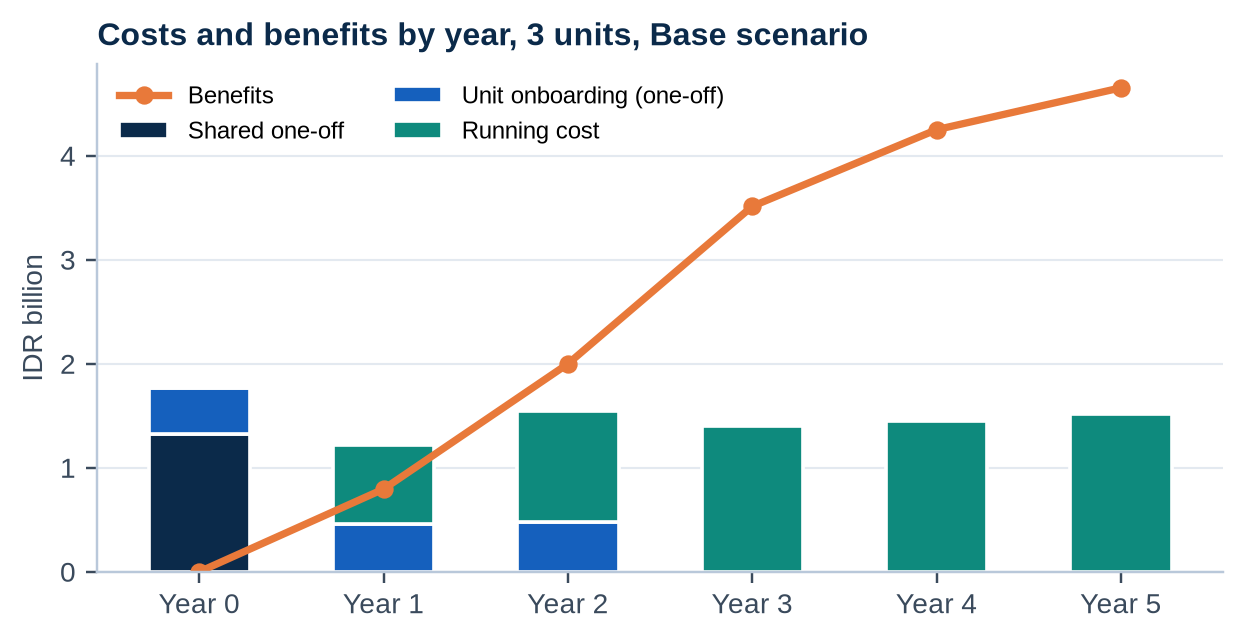
#> input picture finance/img/c_costs.png, 1244 x 641 px
$ python -i engine.py   (imports and definitions only)
#> lines starting #> are read from the running program, lines starting #| are printed output that depends on the picture
"""Manual engine: block DSL -> HTML (for PDF via Chromium) and DOCX (python-docx). One content source for both outputs."""
import os, re, html, json, subprocess, textwrap
from PIL import Image

HERE = os.path.dirname(__file__)
IMG = os.path.join(HERE, "img")
BLD = os.path.join(HERE, "build")
# [1 line not run here, left out]

NAVY, BLUE, TEAL, ORANGE, GREEN, RED, PURPLE, GREY = "#0B2A4A", "#1560BD", "#0E8A7D", "#E8793A", "#2E9E5B", "#D64545", "#6B4FBB", "#6B7A8C"

# ---------------------------------------------------------------- block constructors
def H1(num, title, roles=None, part=None, intro=None): return ("h1", num, title, roles or [], part, intro)
def H2(text): return ("h2", text)
def P(text): return ("p", text)
def STEPS(items): return ("steps", items)
def BUL(items): return ("bul", items)
def FIG(img, caption, call=None, maxh=None): return ("fig", img, caption, call or [], maxh)
def NOTE(kind, text): return ("note", kind, text)
def TABLE(head, rows, widths=None): return ("table", head, rows, widths)
def FLOW(fid, rows, caption): return ("flow", fid, rows, caption)

# ---------------------------------------------------------------- flowchart renderer (SVG)
def _wrap(t, n):
    return textwrap.wrap(t, n) or [""]

# [61 lines left out: functions flow_svg, inline, not called in this run]

def plain(t): return re.sub(r"\*\*(.+?)\*\*", r"\1", re.sub(r"`(.+?)`", r"\1", t))

# ---------------------------------------------------------------- images
_img_cache = {}
def jpg(img, maxw=1400):
    """convert a PNG screenshot to a compact JPEG in build/ and return (path, w, h)"""
    if img in _img_cache: return _img_cache[img]
    src = os.path.join(IMG, img + ".png")
    if not os.path.exists(src):
        raise FileNotFoundError(src)
    im = Image.open(src).convert("RGB"); w, h = im.size
    # trim empty background at the bottom of the capture
    import numpy as np
    a = np.asarray(im).astype(int); bg = a[h - 1, w - 1]; y = h - 1
    while y > int(h * 0.35) and np.abs(a[y, ::4] - bg).max() < 8: y -= 1
    if y < h - 40:
        im = im.crop((0, 0, w, min(h, y + 28))); w, h = im.size
    if w > maxw: im = im.resize((maxw, int(h * maxw / w)), Image.LANCZOS); w, h = im.size
    out = os.path.join(BLD, img + ".jpg"); im.save(out, quality=80, optimize=True)
    _img_cache[img] = (out, w, h); return _img_cache[img]

# ---------------------------------------------------------------- document model
class Doc:
    # [13 lines left out: functions __init__, _number, not called in this run]

CSS = """
@page { size: A4; margin: 0; }
* { box-sizing: border-box; }
body { margin: 0; font-family: Arial, 'Liberation Sans', Helvetica, sans-serif; color: #1B2A3A; font-size: 9.8pt; line-height: 1.42; }
.page { width: 210mm; height: 297mm; padding: 22mm 20mm 20mm 20mm; position: relative; page-break-after: always; overflow: hidden; }
.flow-page { width: 210mm; padding: 0; page-break-after: auto; }
.sheet { padding: 20mm 20mm 22mm 20mm; width: 210mm; }
h1 { font-size: 22pt; color: #0B2A4A; margin: 9mm 0 4mm; line-height: 1.2; page-break-after: avoid; } h1.pb { page-break-before: always; margin-top: 0; }
h1 .num { color: #1560BD; margin-right: 3mm; }
.partband { font-size: 9pt; letter-spacing: 1.5pt; text-transform: uppercase; color: #fff; background: linear-gradient(90deg,#0B2A4A,#1560BD); padding: 2.2mm 4mm; border-radius: 2mm; margin: 0 0 6mm; }
.roles { margin: 0 0 4mm; font-size: 9pt; color: #6B7A8C; }
.roles span.chip { display: inline-block; background: #E6EFFB; color: #1560BD; border: 0.3mm solid #1560BD; padding: 0.4mm 2.4mm; border-radius: 3mm; margin-right: 1.5mm; font-weight: 700; }
.intro { font-size: 11.2pt; color: #0B2A4A; border-left: 1.2mm solid #4FA9CE; padding: 1mm 0 1mm 4mm; margin: 0 0 5mm; }
h2 { font-size: 13pt; color: #0B2A4A; margin: 6mm 0 2.2mm; padding-bottom: 1mm; border-bottom: 0.4mm solid #1560BD; page-break-after: avoid; }
h2 .n { color: #1560BD; margin-right: 2mm; }
p { margin: 0 0 3mm; text-align: left; }
.k { font-family: 'Liberation Mono', monospace; font-size: 9.3pt; background: #F2F6FA; border: 0.2mm solid #D5E0EC; padding: 0 1mm; border-radius: 1mm; }
ol.steps { list-style: none; counter-reset: s; padding: 0; margin: 0 0 4mm; }
ol.steps li { counter-increment: s; position: relative; padding: 0 0 0 9mm; margin: 0 0 2.4mm; min-height: 6mm; }
ol.steps li::before { content: counter(s); position: absolute; left: 0; top: 0.2mm; width: 6mm; height: 6mm; border-radius: 50%; background: #1560BD; color: #fff; font-weight: 700; font-size: 9pt; text-align: center; line-height: 6mm; }
ul.bul { margin: 0 0 4mm; padding-left: 6mm; } ul.bul li { margin-bottom: 1.4mm; }
.fig { margin: 3mm 0 5mm; page-break-inside: avoid; break-inside: avoid; text-align: center; }
.fig .frame { border: 0.3mm solid #B9C8DA; border-radius: 1.5mm; padding: 1mm; background: #fff; display: table; margin: 0 auto; break-inside: avoid; max-width: 100%; box-shadow: 0 0.6mm 1.6mm rgba(11,42,74,.12); }
.fig img { display: block; max-width: 100%; margin: 0 auto; }
.fig .cap { font-size: 9pt; color: #1560BD; font-weight: 700; margin-top: 2mm; text-align: left; }
.legend { text-align: left; margin-top: 2mm; display: grid; grid-template-columns: 1fr 1fr; gap: 1.2mm 6mm; font-size: 9.3pt; }
.legend div { position: relative; padding-left: 7mm; min-height: 5mm; }
.legend b.n { position: absolute; left: 0; top: 0; width: 5mm; height: 5mm; border-radius: 50%; background: #E8793A; color: #fff; text-align: center; font-size: 8.5pt; line-height: 5mm; }
.note { border-left: 1.2mm solid #1560BD; background: #F2F6FA; padding: 2.4mm 4mm; margin: 0 0 4mm; border-radius: 0 1.5mm 1.5mm 0; page-break-inside: avoid; font-size: 10pt; }
.note b.t { display: block; font-size: 8.6pt; letter-spacing: .8pt; text-transform: uppercase; margin-bottom: .6mm; }
.note.tip { border-color: #2E9E5B; background: #E4F4EA; } .note.tip b.t { color: #2E9E5B; }
.note.caution { border-color: #E8793A; background: #FDF1DC; } .note.caution b.t { color: #B85A1E; }
.note.note { } .note.note b.t { color: #1560BD; }
.note.role { border-color: #6B4FBB; background: #EEE9FA; } .note.role b.t { color: #6B4FBB; }
table.t { width: 100%; border-collapse: collapse; margin: 1mm 0 5mm; font-size: 9.3pt; page-break-inside: auto; }
table.t th { background: #0B2A4A; color: #fff; text-align: left; padding: 1.8mm 2.4mm; font-weight: 700; }
table.t td { border-bottom: 0.25mm solid #D5E0EC; padding: 1.8mm 2.4mm; vertical-align: top; }
table.t tr:nth-child(even) td { background: #F7F9FC; } table.t tr { page-break-inside: avoid; }
.toc h1 { page-break-before: auto; }
.toc .row { display: flex; align-items: baseline; font-size: 10pt; margin: 0; padding: .6mm 0; }
.toc .row .lbl { white-space: nowrap; } .toc .row .dots { flex: 1; border-bottom: 0.3mm dotted #98A6B8; margin: 0 1.5mm; transform: translateY(-1mm); } .toc .row .pg { font-weight: 700; color: #0B2A4A; }
.toc .part { font-weight: 700; color: #fff; background: #0B2A4A; padding: 1.2mm 3mm; border-radius: 1.5mm; margin: 4mm 0 1.2mm; font-size: 9.6pt; letter-spacing: .4pt; }
.toc .c1 { font-weight: 700; color: #0B2A4A; margin-top: 1.2mm; } .toc .c2 { padding-left: 8mm; font-size: 9.4pt; color: #3A4A5C; }
.marker { font-size: 1px; color: #fff; line-height: 0; }
.dc td { padding: 2mm 3mm; border-bottom: 0.25mm solid #D5E0EC; } .dc td:first-child { width: 42mm; font-weight: 700; color: #0B2A4A; }
svg.flow { width: 100%; height: auto; }
"""

# [77 lines left out: functions figure_html, flow_html, body_html, collect_calls, not called in this run]

>>> import cv2
>>> picture = cv2.imread('../finance/img/c_costs.png', cv2.IMREAD_GRAYSCALE)
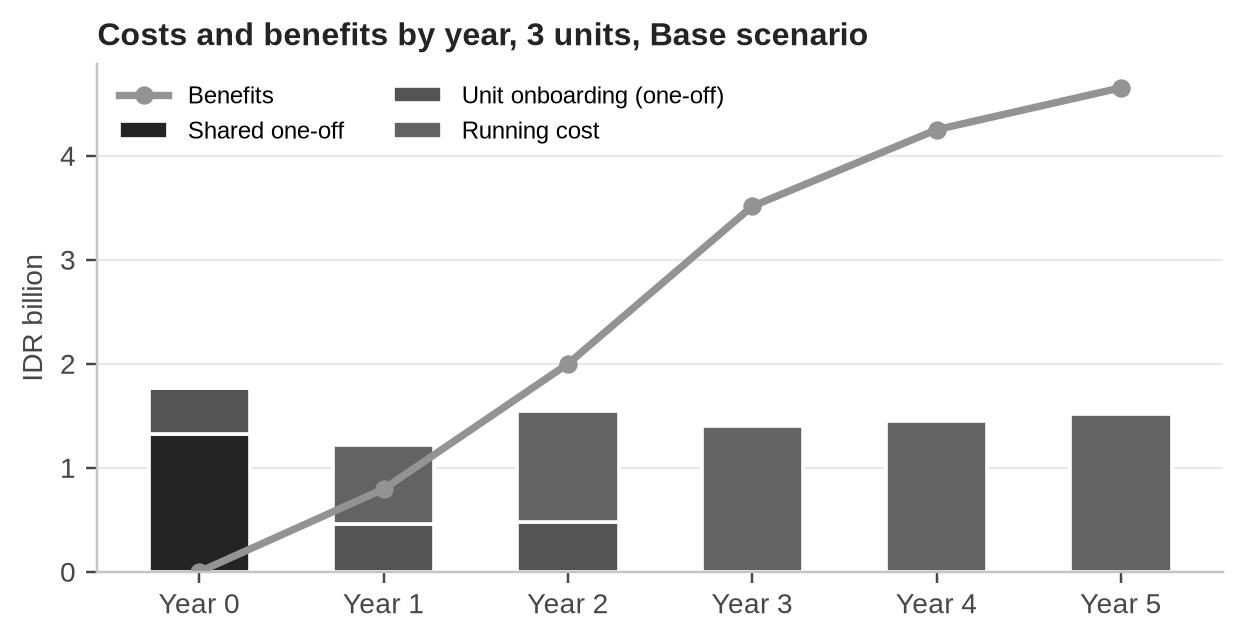
#> picture: shape (641, 1244); min 0, max 255, mean 231.1
>>> result = jpg(picture)
#> (the run stopped early here; a loop or call above may not have finished)

$ run again, on finance/img/c_npv_size.png
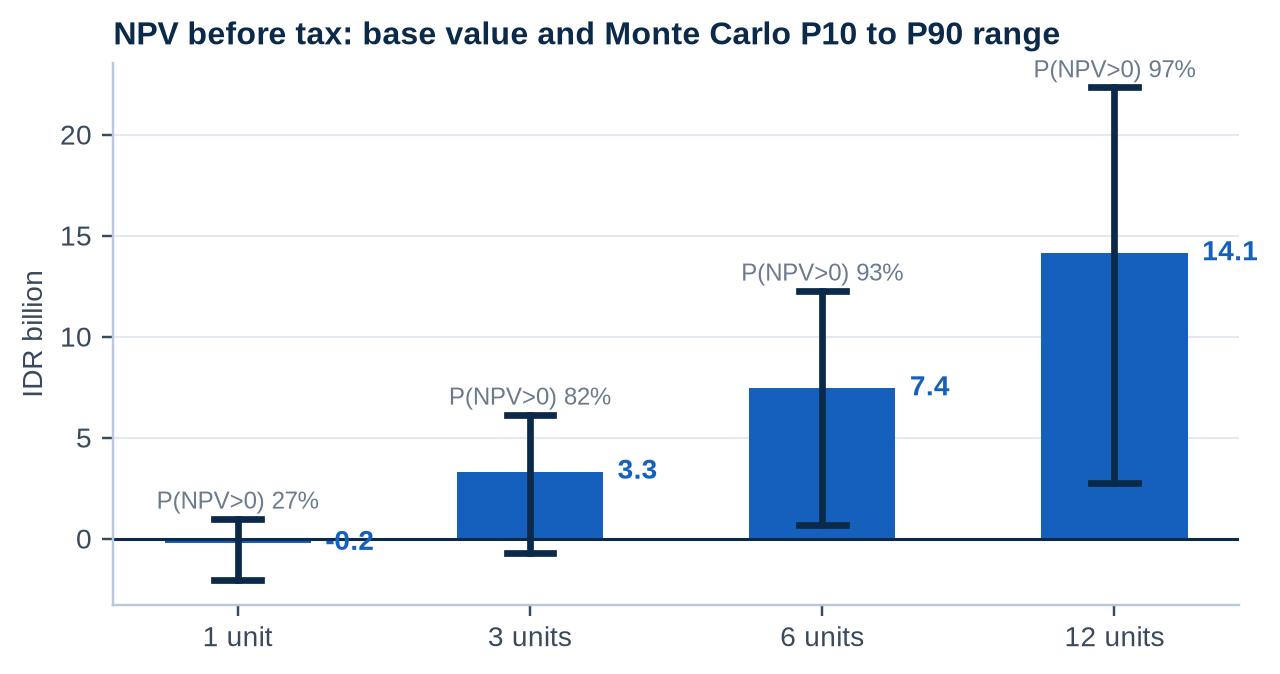
#> input picture finance/img/c_npv_size.png, 1280 x 674 px
#> `picture = cv2.imread('../finance/img/c_costs.png', cv2.IMREAD_GRAYSCALE)`:
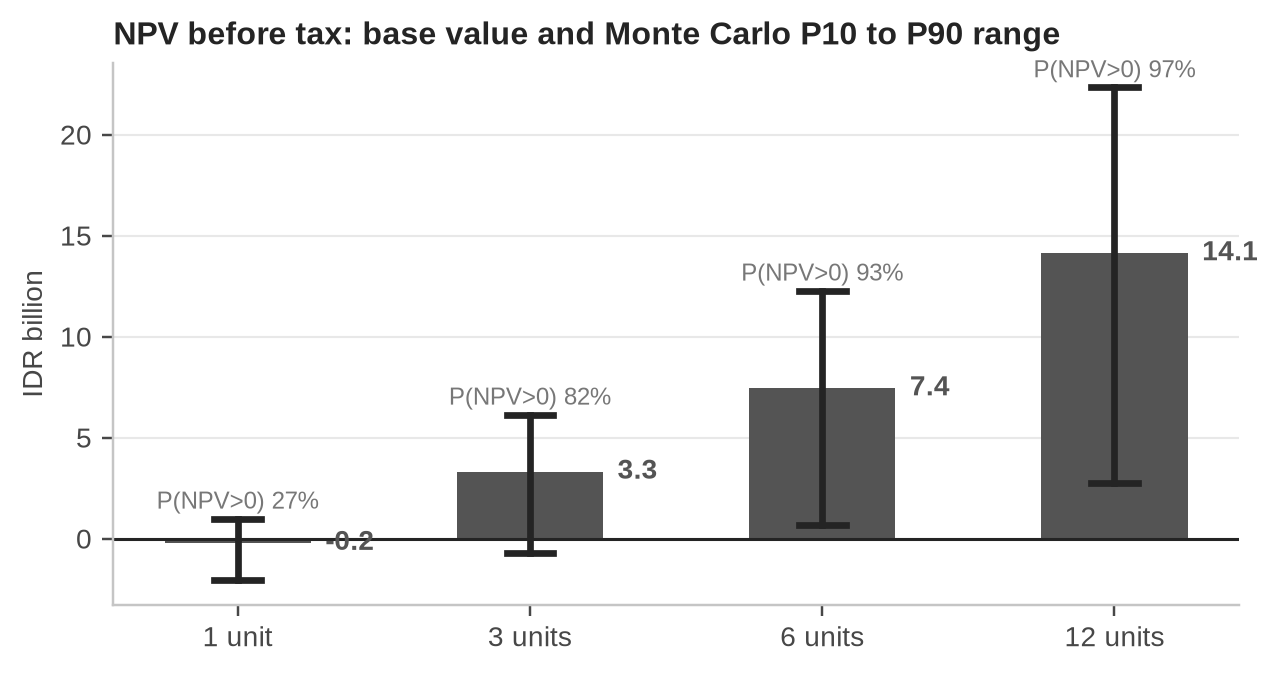
#> picture: shape (674, 1280); min 36, max 255, mean 234.1

$ run again, on finance/img/c_tornado.png
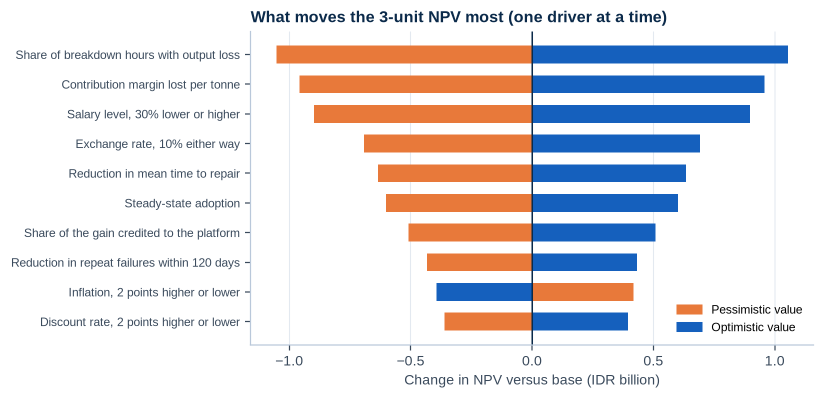
#> input picture finance/img/c_tornado.png, 1648 x 797 px (shown at 1/2 size)
#> `picture = cv2.imread('../finance/img/c_costs.png', cv2.IMREAD_GRAYSCALE)`:
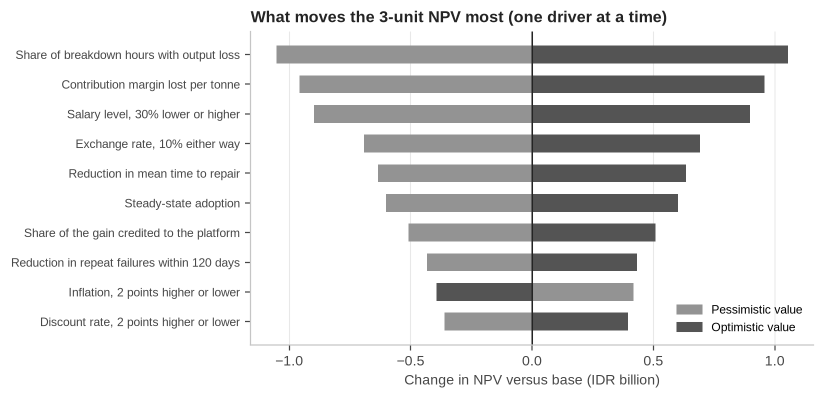
#> picture: shape (797, 1648) (shown at 1/2 size); min 0, max 255, mean 225.6
